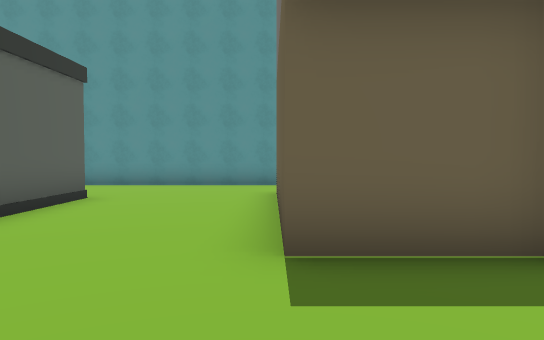
[1] (above)

24 first-person views from a walk through a 3-D level made in the Unity game engine. The camera is 1.3 m above the floor, tilts 2° down and sees 70° across. The floor is counted in squares, 2 m on a side. Each view is taken from the middle of a square. On the plan, view 1 faces up. The plan holds only what a view shows up to about 11 squares ahead; the rest is blank. The place goes on beyond the plan. The player character is not drawn.

[2]
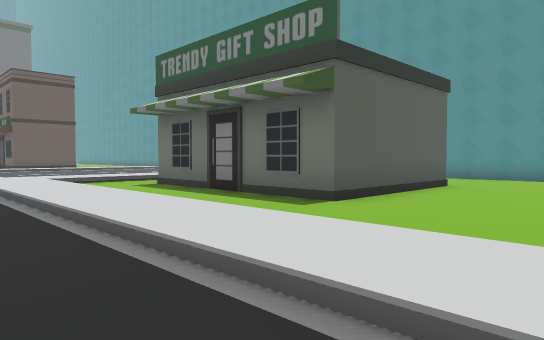

[3]
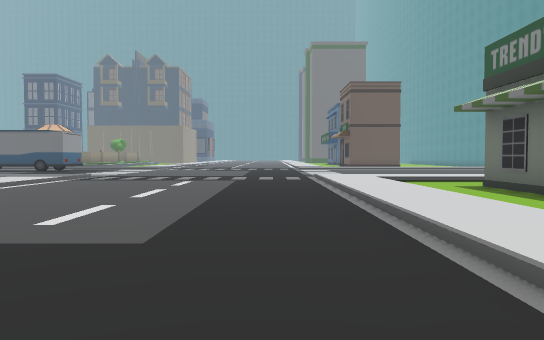

[4]
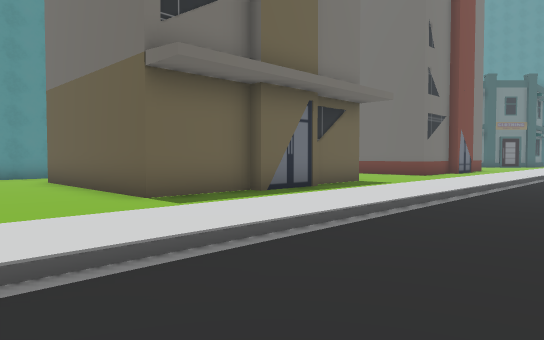

[5]
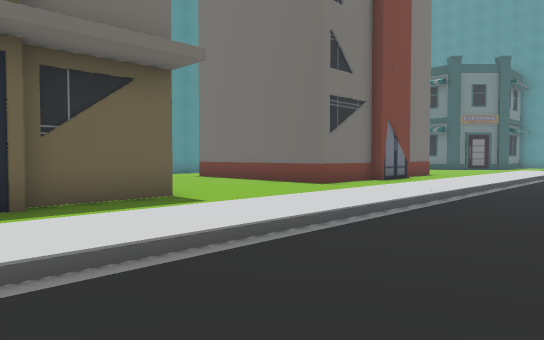

[6]
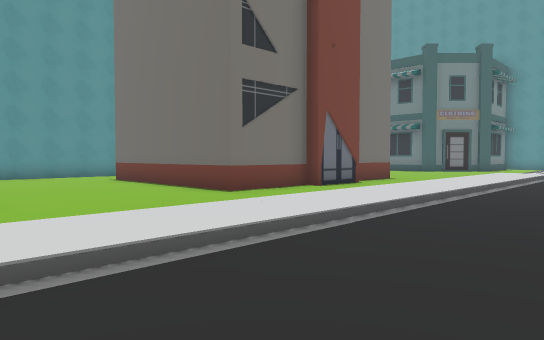

[7]
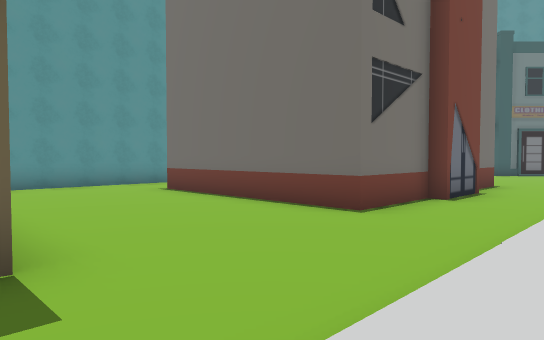

[8]
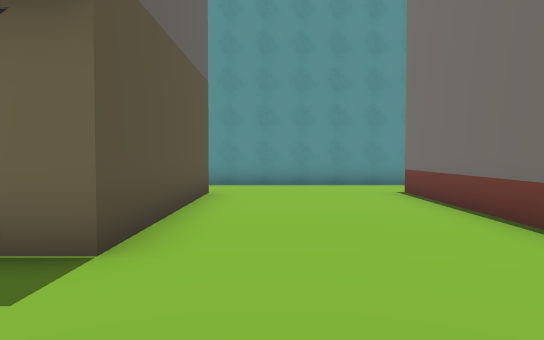

[9]
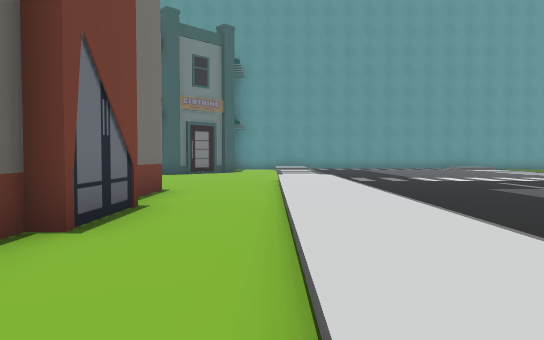

[10]
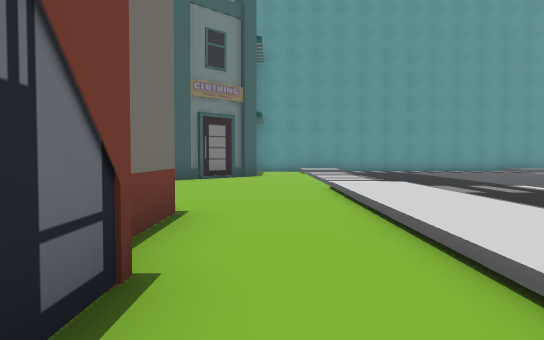

[11]
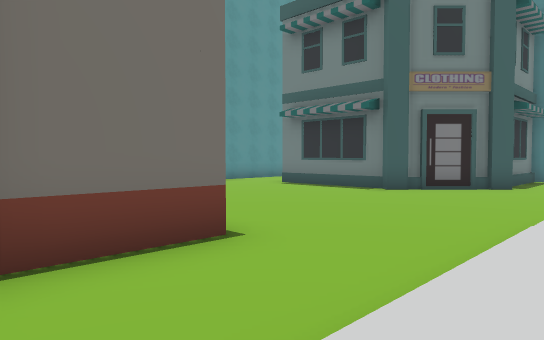

[12]
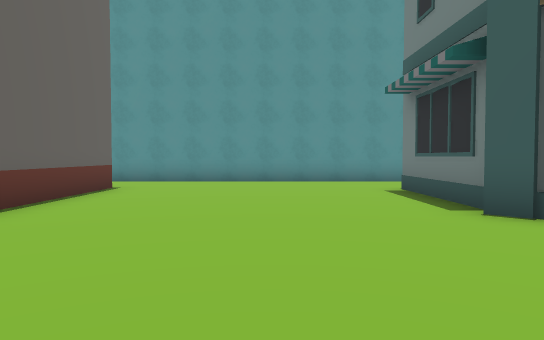

[13]
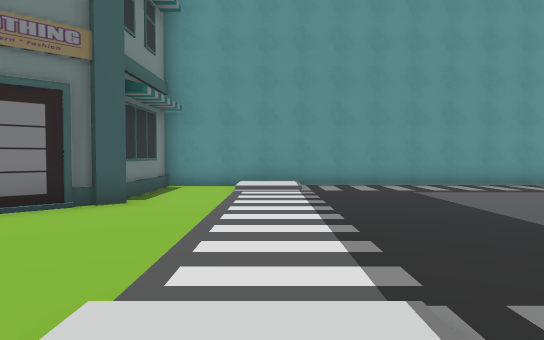

[14]
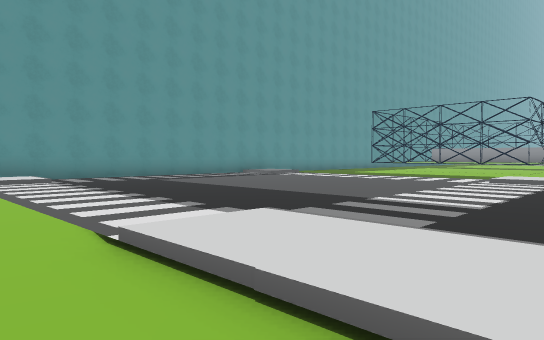

[15]
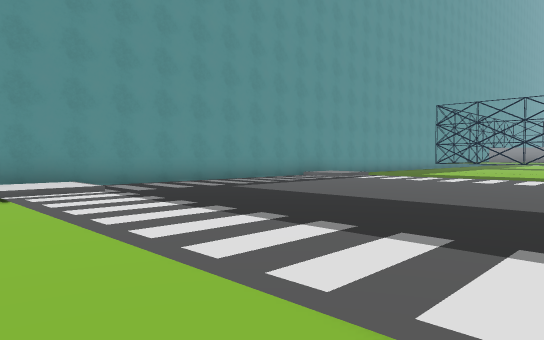

[16]
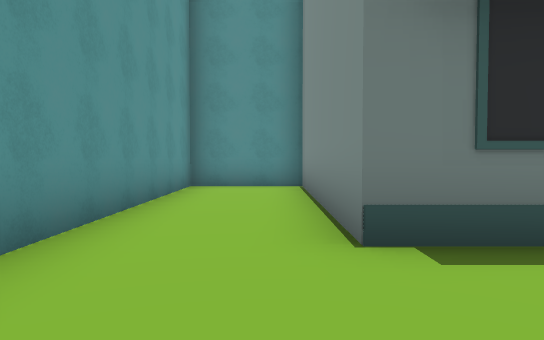

[17]
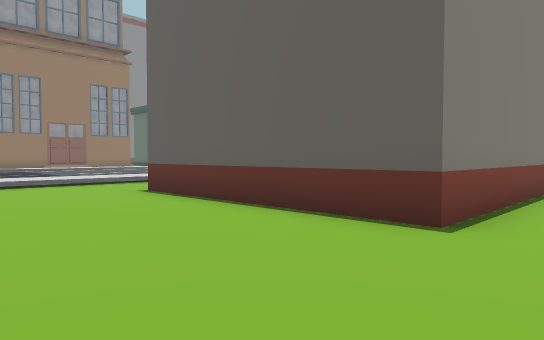

[18]
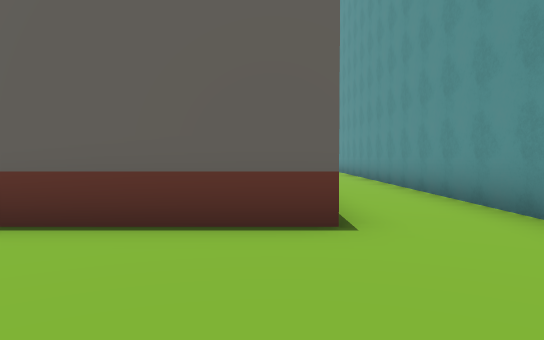

[19]
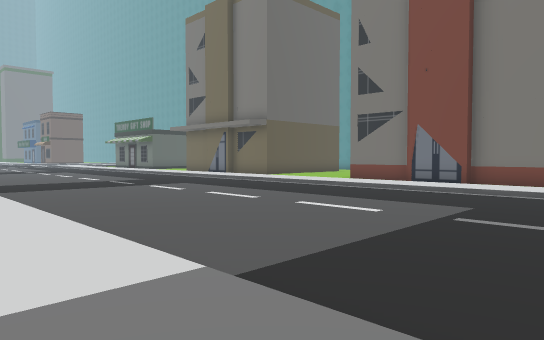

[20]
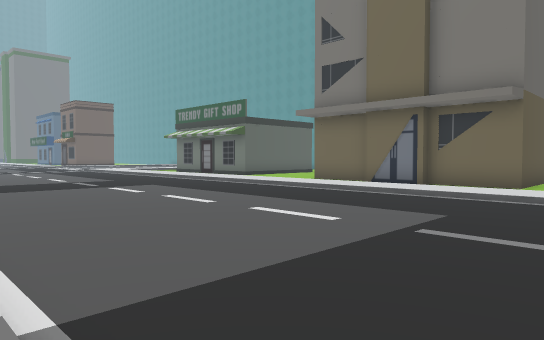

[21]
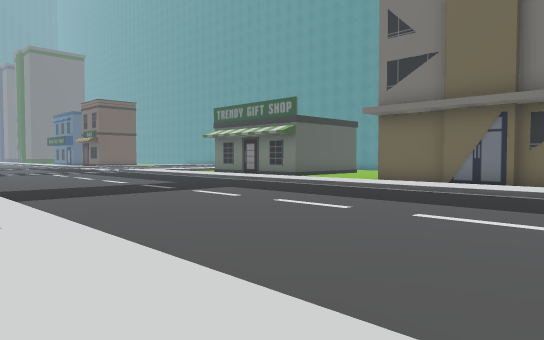

[22]
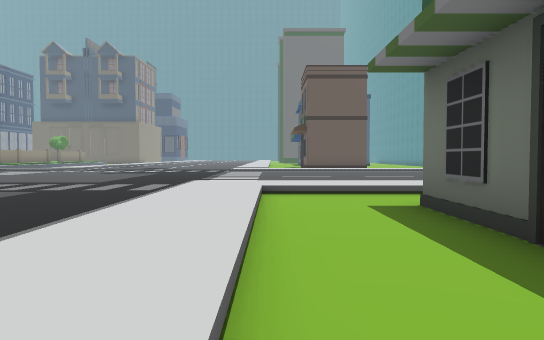

[23]
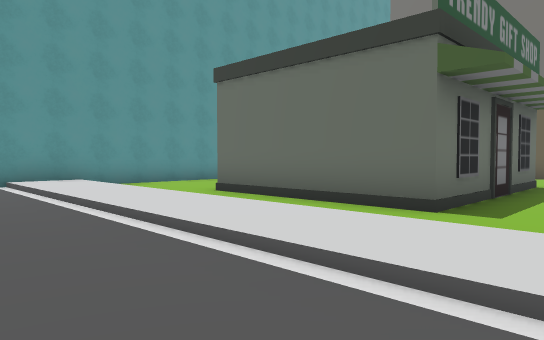

[24]
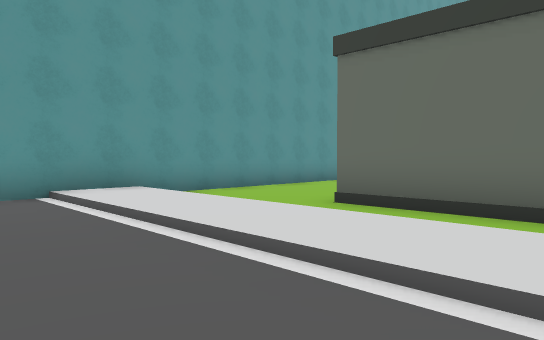

### Floor plan
Key: @ floor where view 1 was taken; # wall or solid block; . main floor; : floor 0.25 m higher than the main floor; / step, stairs or slope; O other object.
Columns run from 15 left of view 1 to 30 right of it. Each row starts with its distance up from view 1.
 11   ##############     #########################
 10   ./:...........     ........................#
  9   ./:....  .....      ..... .................#
  8   ./:...   ....O     O....O OOOOO......OOOOOO#
  7  ../:.#    #...O     O....O     O......O
  6  ../:.#    #...O     O....O     O......O
  5 .../:.#    #...O     O....O     O......O
  4 .../:.#    #...O     O....O     O......OO
  3 .../:.######....OOOOOO....OOOOOOO.......OOOOO#
  2 .../:........................................#
  1 .../:///////////////////////////////.......//#
  0 .../:::::::::::@::::::::::::::::::::.......:/#
 -1 .............................................#
 -2 .............................................#
 -3 .............................................#
 -4 .............................................#
 -5 .............................................#
 -6 ..  .........................................#
 -7     ....................................... .#
 -8     ::::       :::::::: :  ::::::: :......
 -9     :/             ////        /////.....

Positions as (right, up) in squares from view 1, and headings:
1: (0, 0), facing up
2: (0, -2), facing up-left
3: (0, -2), facing left
4: (-3, -3), facing up-right
5: (3, -3), facing up-right
6: (6, -3), facing up-right
7: (6, 0), facing up-right
8: (8, 0), facing up
9: (10, 1), facing right
10: (13, 2), facing right
11: (15, 0), facing up-right
12: (21, 0), facing up
13: (19, 0), facing right
14: (18, 2), facing down-right
15: (21, 2), facing down-right
16: (21, 9), facing right
17: (21, 10), facing down-left
18: (21, 8), facing left
19: (19, -9), facing up-left
20: (9, -8), facing up-left
21: (7, -9), facing up-left
22: (-4, 1), facing left
23: (-14, 1), facing up-right
24: (-14, 4), facing up-right
